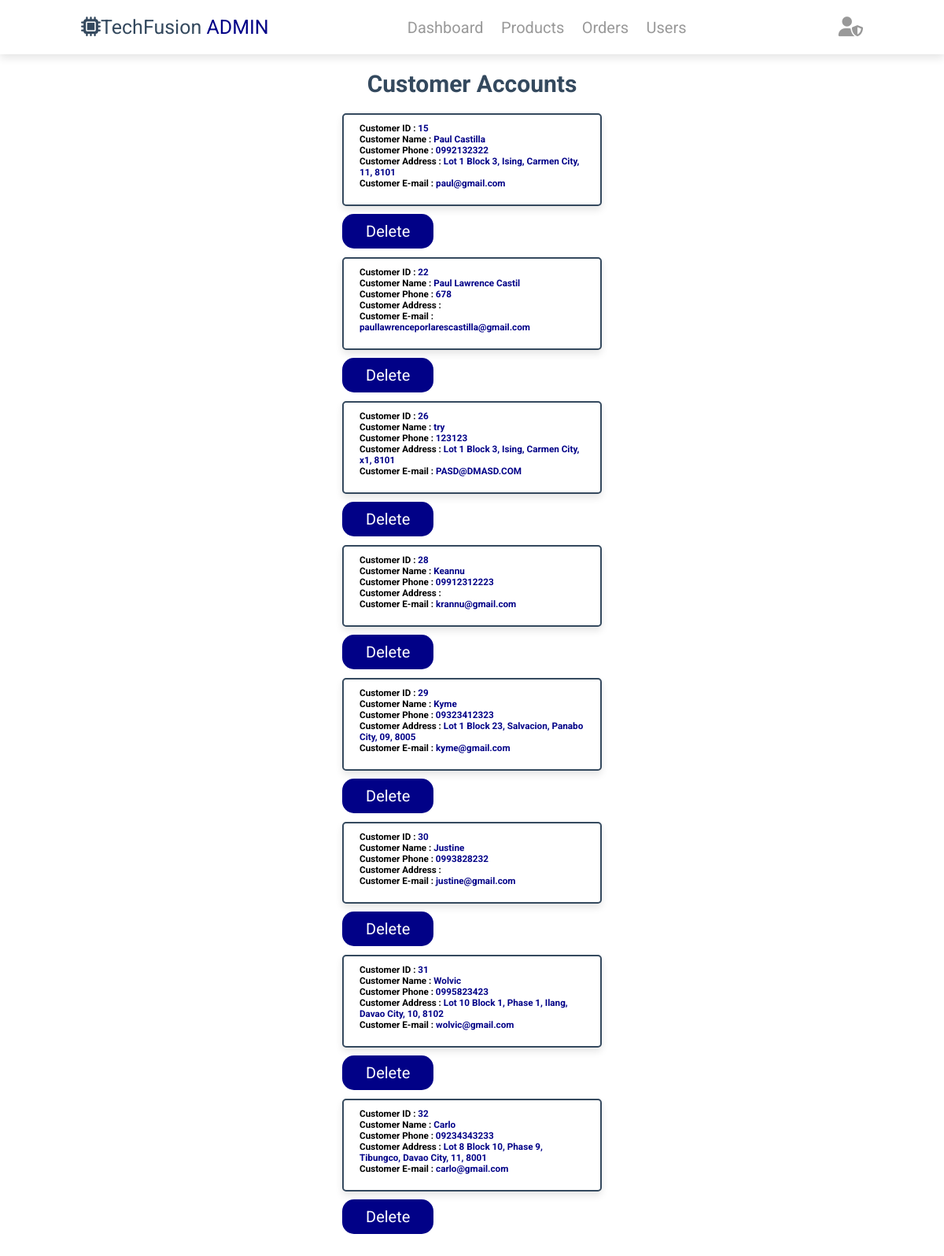
Screenshot of /admin/admin_Cusaccounts.php (signed in) with the database file from the repository.
### tables this page shows
CREATE TABLE `users` (
  `id` int(100) NOT NULL,
  `name` varchar(20) NOT NULL,
  `email` varchar(50) NOT NULL,
  `number` varchar(11) NOT NULL,
  `password` varchar(50) NOT NULL,
  `address` varchar(500) NOT NULL
);

### admin/admin_Cusaccounts.php (the view, shortened to what this page needs)
<?php
$database = new Database();
$conn = $database->getConnection();
?>
<!DOCTYPE html>
<html lang="en">
<head>
   <link rel="stylesheet" href="https://cdnjs.cloudflare.com/ajax/libs/font-awesome/6.1.1/css/all.min.css">
   <link rel="stylesheet" href="../css/admin.css">
</head>
<body>
<?php include '../components/admin_header.php' ?>
<section class="accounts">
   <h1 class="heading">Customer Accounts</h1>
   <div class="box-container">
   <?php
      $select_account = $conn->prepare("SELECT * FROM `users`");
      $select_account->execute();
      if($select_account->rowCount() > 0){
         while($fetch_accounts = $select_account->fetch(PDO::FETCH_ASSOC)){
   ?>
   <div class="row">
      <div class="box container-fluid col-md-" id="userBox">
      <h3>Customer ID : <span><?= $fetch_accounts['id']; ?></span> </h3>
      <h3>Customer Name : <span><?= $fetch_accounts['name']; ?></span> </h3>
      <h3>Customer Phone : <span><?= $fetch_accounts['number']; ?></span> </h3>
      <h3>Customer Address : <span><?= $fetch_accounts['address']; ?></span> </h3>
      <h3>Customer E-mail : <span><?= $fetch_accounts['email']; ?></span> </h3>
      </div>
      <a href="admin_Cusaccounts.php?delete=<?= $fetch_accounts['id']; ?>" class="delete-btn" onclick="return confirm('delete this account?');">delete</a>
   <br><br>
   <?php
      }
   }else{
      echo '<p class="empty">no accounts available</p>';
   }
   ?>
      </div>
   </div>
</section>
</body>
</html>

### css/admin.css (style rules this page uses)
:root { --main-color:#010187; --red:#e74c3c; --orange:#f39c12; --black:#34495e; --dark:#000000; --white:#fff; --light-bg:#f5f5f5; --light-color:#999; --border:.2rem solid var(--black); --box-shadow:0 .5rem 1rem rgba(0,0,0,.1); }
* { font-family: 'Roboto', sans-serif; margin:0; padding:0; box-sizing: border-box; text-decoration: none; outline: none; border:none; }
html { font-size: 62.5%; overflow-x: hidden; }
body { background-image: var(--light-b); }
section { max-width: 1200px; margin:0 auto; padding:2rem; }
.btn, .delete-btn, .option-btn { margin-top: 1rem; display: inline-block; font-size: 2rem; padding: 1rem 3rem; cursor: pointer; text-transform: capitalize; color:var(--white); }
.delete-btn { background-color: var(--main-color); color:white; text-decoration: none; border-radius: 15px; }
.heading { text-align: center; margin-bottom: 2rem; text-transform: capitalize; color:var(--black); font-size: 3rem; }
.accounts .box-container { display: grid; grid-template-columns: repeat(auto-fit, 33rem); gap:1.5rem; justify-content: center; align-items: flex-start; }
.accounts .box-container .box { background-color: var(--white); border-radius: .5rem; box-shadow: var(--box-shadow); border:var(--border); padding:2rem; padding-top: 1rem; text-align: left; }
.accounts .box-container .box h3 span { color:var(--main-color); }

### rows the page displays
users: id "15", name "Paul Castilla", number "0992132322", address "Lot 1 Block 3, Ising, Carmen City, 11, 8101", email "paul@gmail.com"
users: id "22", name "Paul Lawrence Castil", number "678", email "paullawrenceporlarescastilla@gmail.com"
users: id "26", name "try", number "123123", address "Lot 1 Block 3, Ising, Carmen City, x1, 8101", email "PASD@DMASD.COM"
users: id "28", name "Keannu", number "09912312223", email "krannu@gmail.com"
users: id "29", name "Kyme", number "09323412323", address "Lot 1 Block 23, Salvacion, Panabo City, 09, 8005", email "kyme@gmail.com"
users: id "30", name "Justine", number "0993828232", email "justine@gmail.com"
users: id "31", name "Wolvic", number "0995823423", address "Lot 10 Block 1, Phase 1, Ilang, Davao City, 10, 8102", email "wolvic@gmail.com"
users: id "32", name "Carlo", number "09234343233", address "Lot 8 Block 10, Phase 9, Tibungco, Davao City, 11, 8001", email "carlo@gmail.com"
